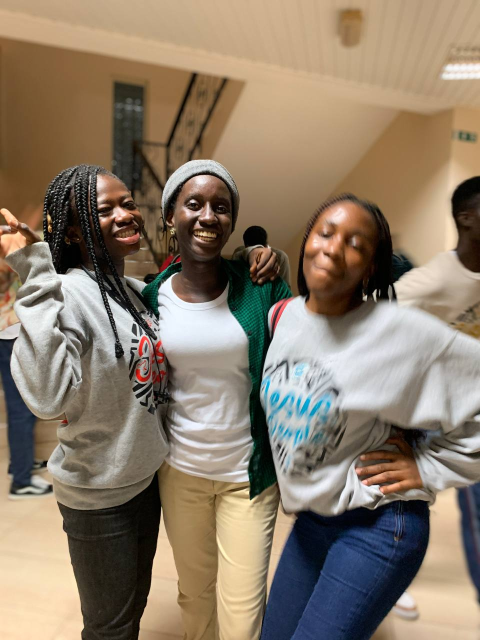
#> input picture PICT/photo_2023-07-28_01-31-06.jpg, 960 x 1280 px (shown at 1/2 size)
$ python basic_cont.py
#> lines starting #> are read from the running program, lines starting #| are printed output that depends on the picture
import cv2
import random

pic = cv2.imread('PICT/photo_2023-07-28_01-31-06.jpg')
#> pic is the input picture: shape (1280, 960, 3); mean B, G, R 106.3, 124.5, 140
pic = cv2.resize(pic, (0,0), fx= 0.5, fy= 0.5)
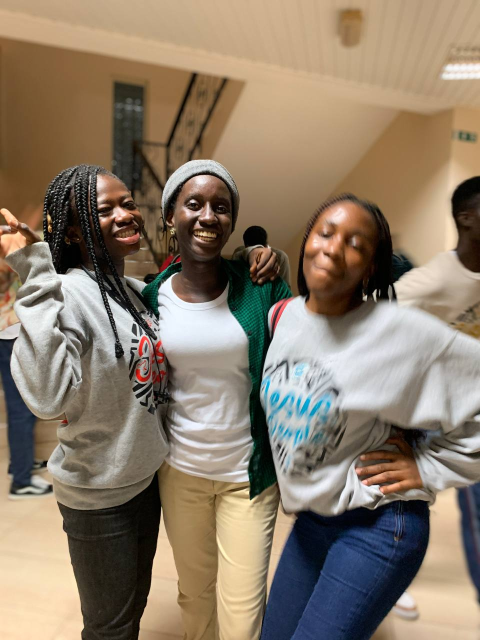
#> pic: shape (640, 480, 3); mean B, G, R 106.4, 124.6, 140.1

#print array
print(pic[500])
#> (printed output is left out)

#change picture
for i in range(200):
    for j in range(pic.shape[1]):
        pic[i][j] = [random.randint(0,255),random.randint(0,255),random.randint(0,255)]
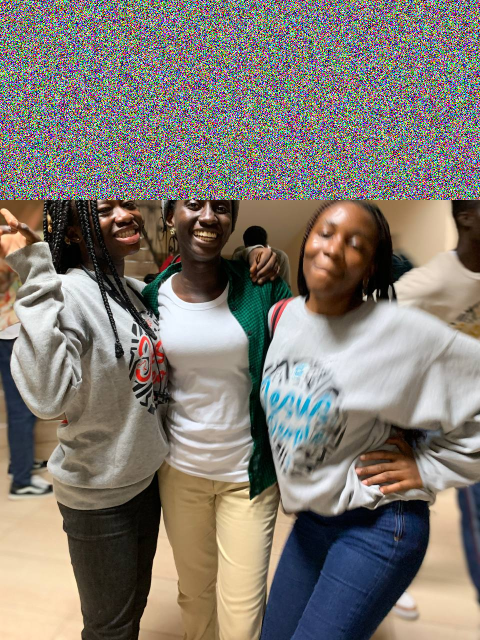
#> pic: shape (640, 480, 3); mean B, G, R 114.7, 122.7, 129.4


cv2.imshow('ED2', pic)

#essentials
cv2.waitKey(0)
cv2.destroyAllWindows()

$ run again, with PICT/photo_2023-07-28_00-55-48.jpg copied over PICT/photo_2023-07-28_01-31-06.jpg
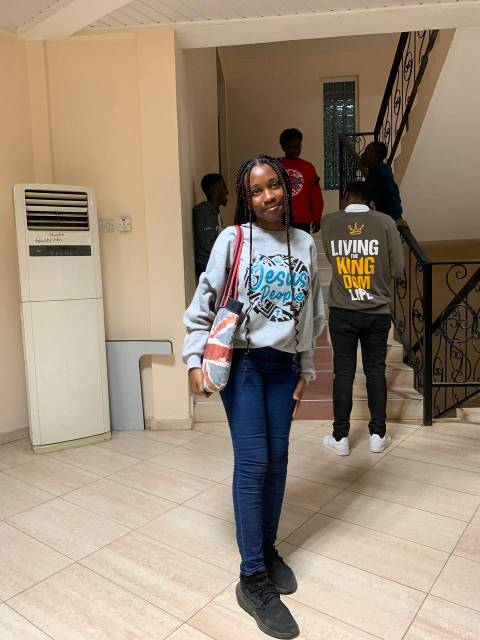
#> input picture PICT/photo_2023-07-28_00-55-48.jpg, 960 x 1280 px (shown at 1/2 size)
#> pic is the input picture: shape (1280, 960, 3); mean B, G, R 120.7, 138.8, 154.9
#> `pic = cv2.resize(pic, (0,0), fx= 0.5, fy= 0.5)`:
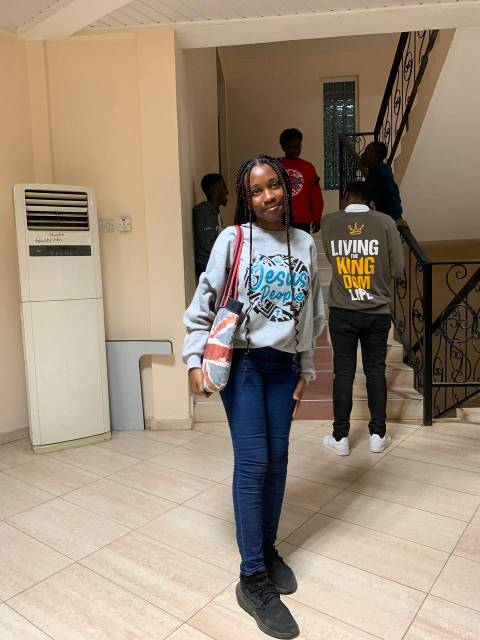
#> pic: shape (640, 480, 3); mean B, G, R 120.9, 139, 155.1
#> (printed output is left out)
#> after the loop `for i in range(200):`:
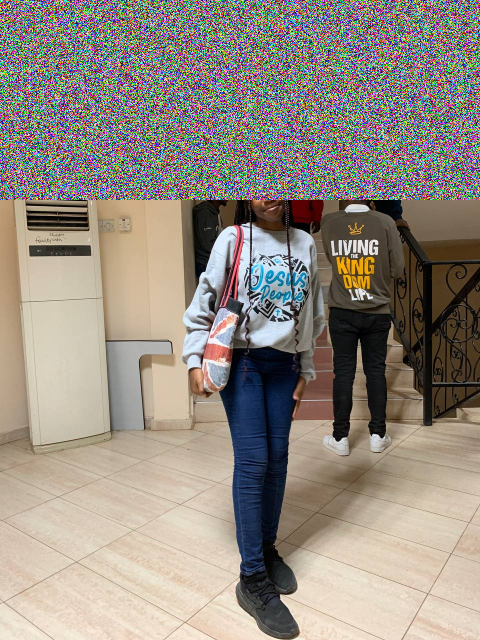
#> pic: shape (640, 480, 3); mean B, G, R 130.2, 139.8, 148.2
